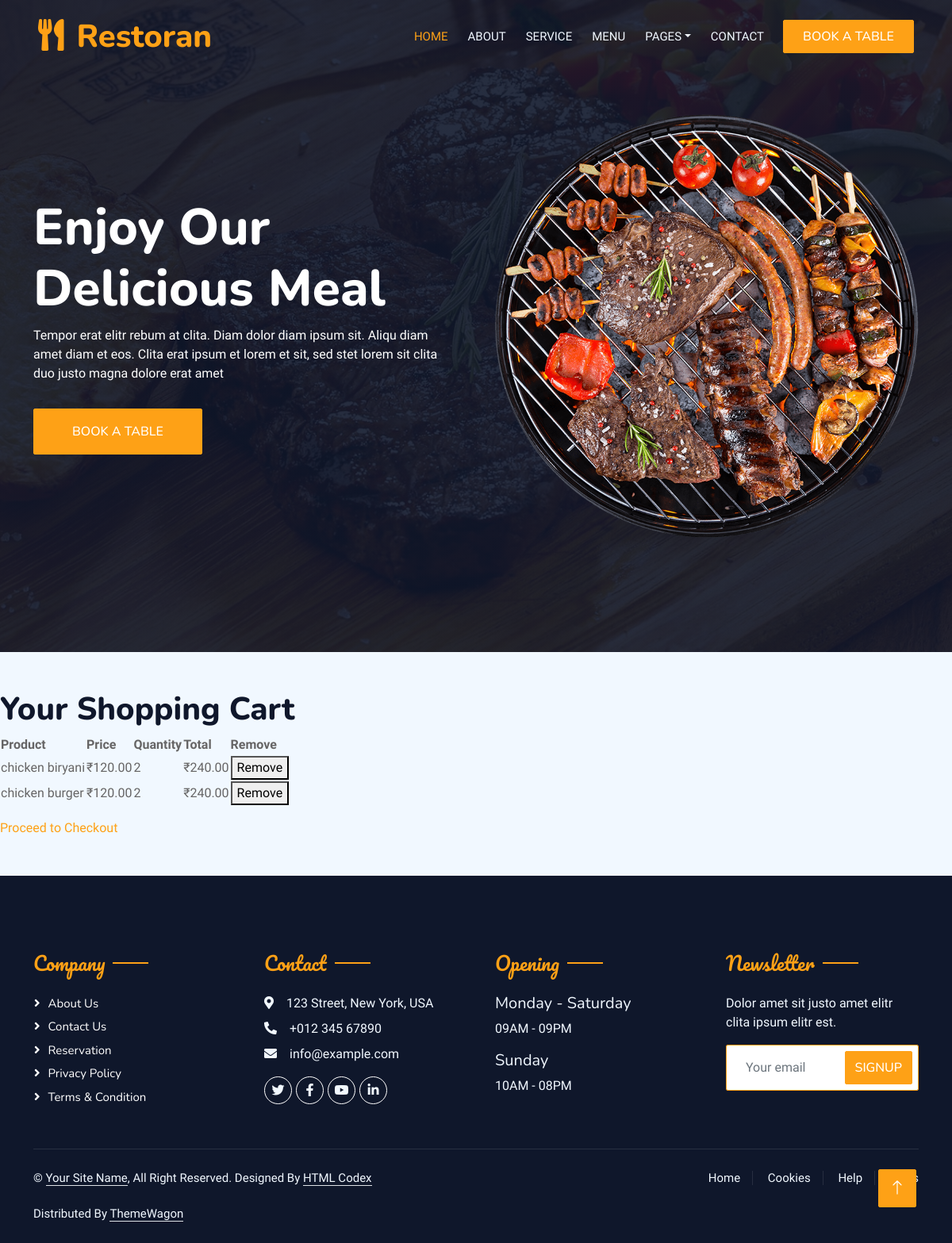
Page /restaurant/cart_view/ (signed in) on the earlier database version.
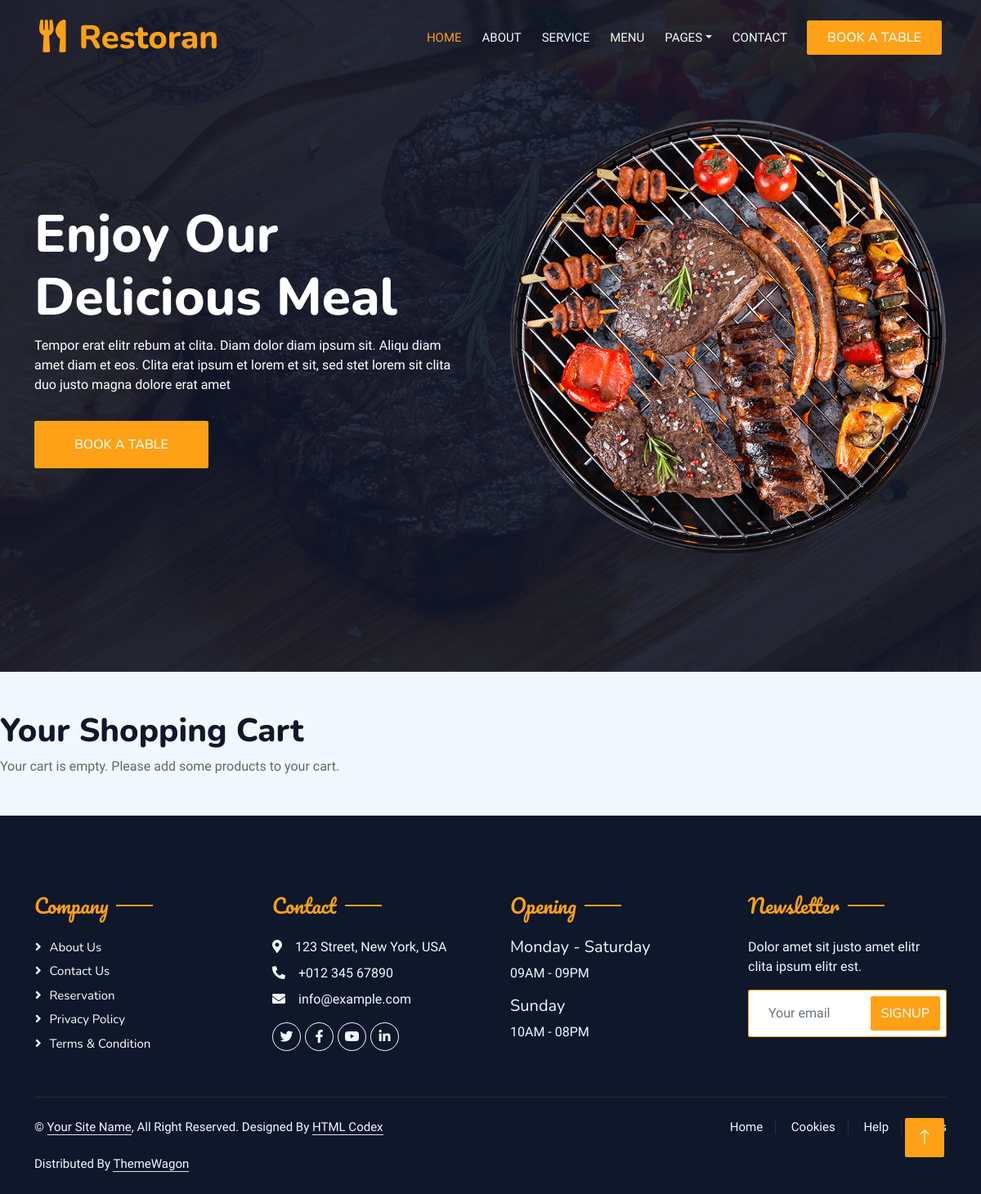
Same page on the later database version.
### cart/models.py (models this page shows, shortened)
class Cart(models.Model):
    user = models.ForeignKey(User,on_delete=models.CASCADE)
    dish = models.ForeignKey(Dish,on_delete=models.CASCADE)
    quantity = models.IntegerField(validators =[MinValueValidator(1)])
    updated_at = models.DateTimeField(auto_now=True)
    created_at = models.DateTimeField(auto_now_add=True)
    class Meta:
        unique_together = [['user','dish']]

### restaurant/models.py (models this page shows, shortened)
class Dish(models.Model):
    menu = models.ForeignKey(Menu, on_delete=models.CASCADE, null=True, related_name="dishes")
    name = models.CharField(max_length=200)
    description = models.TextField()
    price = models.DecimalField(max_digits=10, decimal_places=2)
    image = models.ImageField(upload_to='product_images/', blank=True, null=True ,default="\product_images\download_1.jpg")
    ingredients = models.TextField()

### restaurant/views.py (the view)
# urls.py: path('cart_view/', views.cart_view, name='cart_view'),
@login_required
def cart_view(request):
    cart = Cart.objects.filter(user=request.user)
    total_price = 0
    for item in cart:
        total_price += float(item.dish.price) * item.quantity  # Calculate the total price
    return render(request, 'cart/cart_view.html', {
         'cart': cart,
         'total_price': total_price,
     })

### cart/templatetags/total.py (called while the page is built)
@register.filter
def multiply(value, arg):
    try:
        return value * arg
    except (TypeError, ValueError):
        return 0  # In case of invalid types

### cart/templates/cart/cart_view.html (shortened to what this page needs)
{% extends 'base.html' %}
{% load total %}
{% block content %}
<div class="cart-container">
    <h1>Your Shopping Cart</h1>
    {% if not cart %}
        <p>Your cart is empty. Please add some products to your cart.</p>
    {% else %}
        <table>
            <thead>
                <tr>
                    <th>Product</th>
                    <th>Price</th>
                    <th>Quantity</th>
                    <th>Total</th>
                    <th>Remove</th>
                </tr>
            </thead>
            <tbody>
                {% for item in cart %}
                    <tr>
                        <td>{{ item.dish.name }}</td>
                        <td>₹{{ item.dish.price }}</td>
                        <td>{{ item.quantity }}</td>
                        <td>₹{{ item.dish.price|multiply:item.quantity }}</td>
                        <td>
                            <form method="POST" action="{% url 'remove_item_from_cart' item.id %}">
                                <button type="submit">Remove</button>
                            </form>
                        </td>
                    </tr>
                {% endfor %}
            </tbody>
        </table>
        <div class="cart-summary">
            <a href="{% url 'checkout' %}">Proceed to Checkout</a>
        </div>
    {% endif %}
</div>
{% endblock %}

### templates/base.html (shortened to what this page needs)
{% load static %}
<!DOCTYPE html>
<html lang="en">
<head>
    <link href="https://cdnjs.cloudflare.com/ajax/libs/font-awesome/5.10.0/css/all.min.css" rel="stylesheet">
    <link href="https://cdn.jsdelivr.net/npm/bootstrap-icons@1.4.1/font/bootstrap-icons.css" rel="stylesheet">
    <link href="{% static 'lib/animate/animate.min.css' %}" rel="stylesheet">
    <link href="{% static 'lib/owlcarousel/assets/owl.carousel.min.css' %}" rel="stylesheet">
    <link href="{% static 'lib/tempusdominus/css/tempusdominus-bootstrap-4.min.css' %}" rel="stylesheet" />
    <link href="{% static 'css/bootstrap.min.css' %}" rel="stylesheet">
    <link href="{% static 'css/style.css' %}" rel="stylesheet">
</head>
<body>
    <div class="container-xxl position-relative p-0">
        <nav class="navbar navbar-expand-lg navbar-dark bg-dark px-4 px-lg-5 py-3 py-lg-0">
            <a href="{% static '' %}" class="navbar-brand p-0">
                <h1 class="text-primary m-0"><i class="fa fa-utensils me-3"></i>Restoran</h1>
            </a>
            <div class="collapse navbar-collapse" id="navbarCollapse">
                <div class="navbar-nav ms-auto py-0 pe-4">
                    <a href="{% url 'home' %}" class="nav-item nav-link active">Home</a>
                    <a href="{% url 'about' %}" class="nav-item nav-link">About</a>
                    <a href="{% url 'service' %}" class="nav-item nav-link">Service</a>
                    <a href="{% url 'menu1' %}" class="nav-item nav-link">Menu</a>
                    <div class="nav-item dropdown">
                        <a href="#" class="nav-link dropdown-toggle" data-bs-toggle="dropdown">Pages</a>
                    </div>
                    <a href="{% url 'contact' %}" class="nav-item nav-link">Contact</a>
                </div>
                <a href="{% url 'booking' %}" class="btn btn-primary py-2 px-4">Book A Table</a>
            </div>
        </nav>
        <div class="container-xxl py-5 bg-dark hero-header mb-5">
            <div class="container my-5 py-5">
                <div class="row align-items-center g-5">
                    <div class="col-lg-6 text-center text-lg-start">
                        <h1 class="display-3 text-white animated slideInLeft">Enjoy Our<br>Delicious Meal</h1>
                        <p class="text-white animated slideInLeft mb-4 pb-2">Tempor erat elitr rebum at clita. Diam dolor diam ipsum sit. Aliqu diam amet diam et eos. Clita erat ipsum et lorem et sit, sed stet lorem sit clita duo justo magna dolore erat amet</p>
                        <a href="{% url 'booking' %}" class="btn btn-primary py-sm-3 px-sm-5 me-3 animated slideInLeft">Book A Table</a>
                    </div>
                    <div class="col-lg-6 text-center text-lg-end overflow-hidden">
                        <img class="img-fluid" src="{% static 'img/hero.png' %}" alt="">
                    </div>
                </div>
            </div>
        </div>
    </div>
    {% block content%}
    {% endblock %}
    <div class="container-fluid bg-dark text-light footer pt-5 mt-5 wow fadeIn" data-wow-delay="0.1s">
        <div class="container py-5">
            <div class="row g-5">
                <div class="col-lg-3 col-md-6">
                    <h4 class="section-title ff-secondary text-start text-primary fw-normal mb-4">Company</h4>
                    <a class="btn btn-link" href="{% static '' %}">About Us</a>
                    <a class="btn btn-link" href="{% static '' %}">Contact Us</a>
                    <a class="btn btn-link" href="{% static '' %}">Reservation</a>
                    <a class="btn btn-link" href="{% static '' %}">Privacy Policy</a>
                    <a class="btn btn-link" href="{% static '' %}">Terms & Condition</a>
                </div>
                <div class="col-lg-3 col-md-6">
                    <h4 class="section-title ff-secondary text-start text-primary fw-normal mb-4">Contact</h4>
                    <p class="mb-2"><i class="fa fa-map-marker-alt me-3"></i>123 Street, New York, USA</p>
                    <p class="mb-2"><i class="fa fa-phone-alt me-3"></i>+012 345 67890</p>
                    <p class="mb-2"><i class="fa fa-envelope me-3"></i>info@example.com</p>
                    <div class="d-flex pt-2">
                        <a class="btn btn-outline-light btn-social" href="{% static '' %}"><i class="fab fa-twitter"></i></a>
                        <a class="btn btn-outline-light btn-social" href="{% static '' %}"><i class="fab fa-facebook-f"></i></a>
                        <a class="btn btn-outline-light btn-social" href="{% static '' %}"><i class="fab fa-youtube"></i></a>
                        <a class="btn btn-outline-light btn-social" href="{% static '' %}"><i class="fab fa-linkedin-in"></i></a>
                    </div>
                </div>
                <div class="col-lg-3 col-md-6">
                    <h4 class="section-title ff-secondary text-start text-primary fw-normal mb-4">Opening</h4>
                    <h5 class="text-light fw-normal">Monday - Saturday</h5>
                    <p>09AM - 09PM</p>
                    <h5 class="text-light fw-normal">Sunday</h5>
                    <p>10AM - 08PM</p>
                </div>
                <div class="col-lg-3 col-md-6">
                    <h4 class="section-title ff-secondary text-start text-primary fw-normal mb-4">Newsletter</h4>
                    <p>Dolor amet sit justo amet elitr clita ipsum elitr est.</p>
                    <div class="position-relative mx-auto" style="max-width: 400px;">
                        <input class="form-control border-primary w-100 py-3 ps-4 pe-5" type="text" placeholder="Your email">
                        <button type="button" class="btn btn-primary py-2 position-absolute top-0 end-0 mt-2 me-2">SignUp</button>
                    </div>
                </div>
            </div>
        </div>
        <div class="container">
            <div class="copyright">
                <div class="row">
                    <div class="col-md-6 text-center text-md-start mb-3 mb-md-0">
                        &copy; <a class="border-bottom" href="{% static '#' %}">Your Site Name</a>, All Right Reserved.
                        Designed By <a class="border-bottom" href="https://htmlcodex.com">HTML Codex</a><br><br>
                        Distributed By <a class="border-bottom" href="https://themewagon.com" target="_blank">ThemeWagon</a>
                    </div>
                    <div class="col-md-6 text-center text-md-end">
                        <div class="footer-menu">
                            <a href="{% static '' %}">Home</a>
                            <a href="{% static '' %}">Cookies</a>
                            <a href="{% static '' %}">Help</a>
                            <a href="{% static '' %}">FQAs</a>
                        </div>
                    </div>
                </div>
            </div>
        </div>
    </div>
     <a href="{% static '#' %}" class="btn btn-lg btn-primary btn-lg-square back-to-top"><i class="bi bi-arrow-up"></i></a>
</body>
</html>

### static/css/style.css (style rules this page uses)
:root { --primary: #FEA116; --light: #F1F8FF; --dark: #0F172B; }
.ff-secondary { font-family: 'Pacifico', cursive; }
.back-to-top { position: fixed; display: none; right: 45px; bottom: 45px; z-index: 99; }
.btn { font-family: 'Nunito', sans-serif; font-weight: 500; text-transform: uppercase; transition: .5s; }
.btn.btn-primary, .btn.btn-secondary { color: #FFFFFF; }
.btn-lg-square { width: 48px; height: 48px; }
.btn-square, .btn-sm-square, .btn-lg-square { padding: 0; display: flex; align-items: center; justify-content: center; font-weight: normal; border-radius: 2px; }
.navbar-dark .navbar-nav .nav-link { position: relative; margin-left: 25px; padding: 35px 0; font-size: 15px; color: var(--light) !important; text-transform: uppercase; font-weight: 500; outline: none; transition: .5s; }
.navbar-dark .navbar-nav .nav-link:hover, .navbar-dark .navbar-nav .nav-link.active { color: var(--primary) !important; }
@media (min-width: 992px) { .navbar-dark { position: absolute; width: 100%; top: 0; left: 0; z-index: 999; background: transparent !important; } }
.hero-header { background: linear-gradient(rgba(15, 23, 43, .9), rgba(15, 23, 43, .9)), url(../img/bg-hero.jpg); background-position: center center; background-repeat: no-repeat; background-size: cover; }
.hero-header img { animation: imgRotate 50s linear infinite; }
.section-title { position: relative; display: inline-block; }
.section-title::before { position: absolute; content: ""; width: 45px; height: 2px; top: 50%; left: -55px; margin-top: -1px; background: var(--primary); }
.section-title::after { position: absolute; content: ""; width: 45px; height: 2px; top: 50%; right: -55px; margin-top: -1px; background: var(--primary); }
.section-title.text-start::before, .section-title.text-end::after { display: none; }
.footer .btn.btn-social { margin-right: 5px; width: 35px; height: 35px; display: flex; align-items: center; justify-content: center; color: var(--light); border: 1px solid #FFFFFF; border-radius: 35px; transition: .3s; }
.footer .btn.btn-link { display: block; margin-bottom: 5px; padding: 0; text-align: left; color: #FFFFFF; font-size: 15px; font-weight: normal; text-transform: capitalize; transition: .3s; }
.footer .btn.btn-link::before { position: relative; content: "\f105"; font-family: "Font Awesome 5 Free"; font-weight: 900; margin-right: 10px; }
.footer .copyright { padding: 25px 0; font-size: 15px; border-top: 1px solid rgba(256, 256, 256, .1); }
.footer .copyright a { color: var(--light); }
.footer .footer-menu a { margin-right: 15px; padding-right: 15px; border-right: 1px solid rgba(255, 255, 255, .1); }
.footer .footer-menu a:last-child { margin-right: 0; padding-right: 0; border-right: none; }

Differences in the rows shown:
removed Cart: dish.name "chicken biryani", dish.price "120.00", quantity "2", dish.price|multiply "240.00"
removed Cart: dish.name "chicken burger", dish.price "120.00", quantity "2", dish.price|multiply "240.00"
Other differences:
text no longer shown: "Product Price Quantity Total Remove Proceed to Checkout"
text now shown: "Your cart is empty. Please add some products to your cart."
